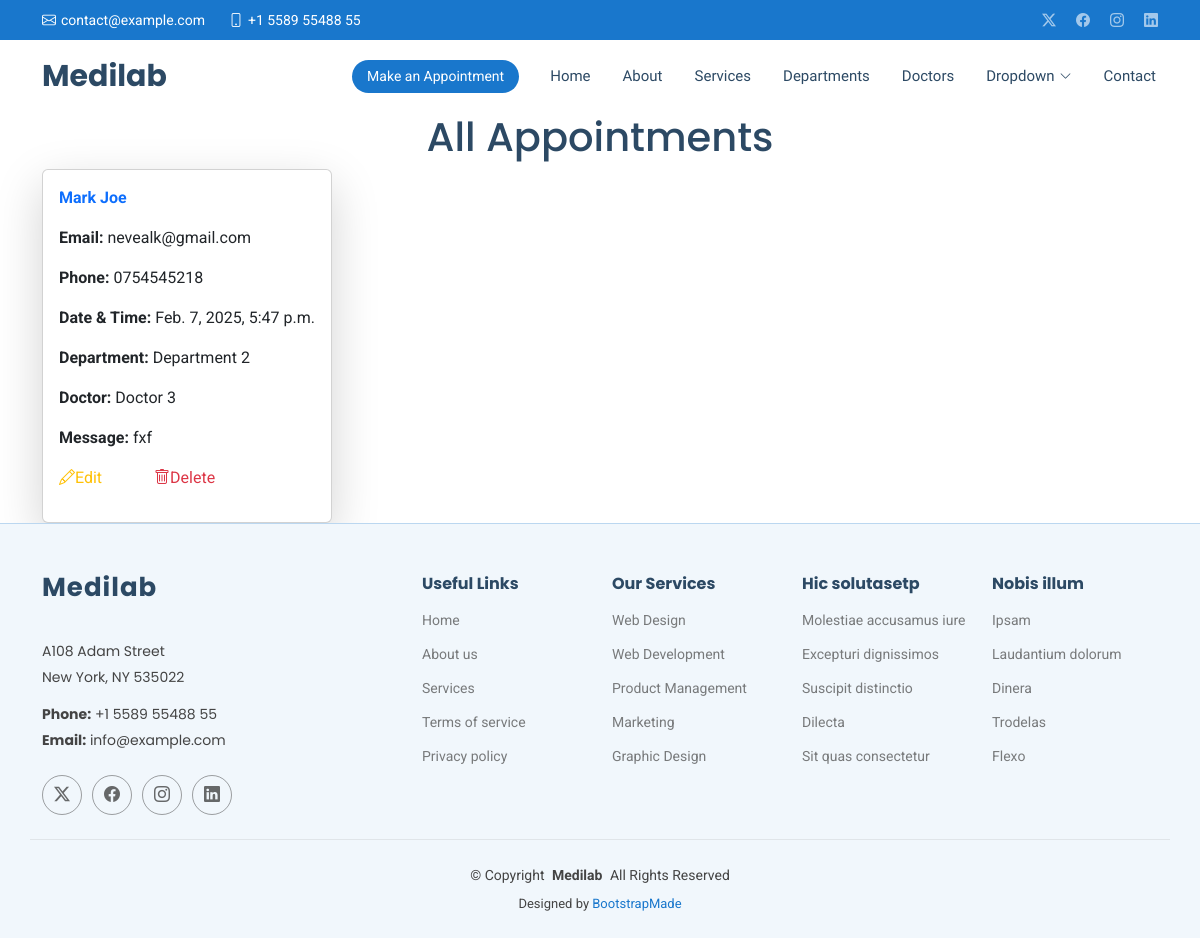
Before: /show/ with the older database file.
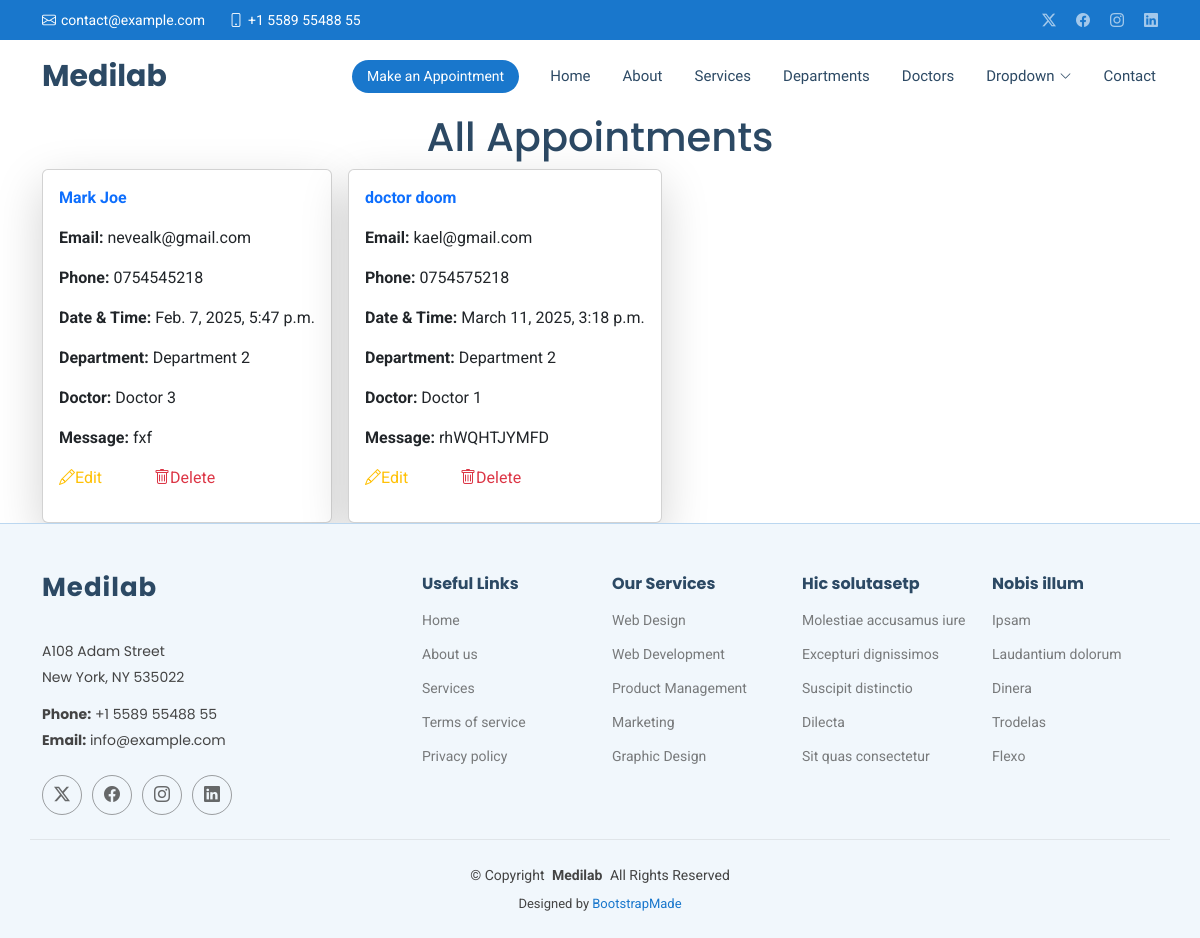
After: the same page with the newer database file.
### Hospitalapp/models.py (models this page shows, shortened)
class Appointment(models.Model):
    name = models.CharField(max_length=50)
    email = models.EmailField()
    phone = models.CharField(max_length=15)
    date = models.DateTimeField()
    department = models.CharField(max_length=50)
    doctor = models.CharField(max_length=50)
    message = models.TextField()

### Hospitalapp/views.py (the view)
# urls.py: path('show/', views.show, name='show'),
def show(request):
    all = Appointment.objects.all()
    return render(request, 'show.html', {"all": all})

### Templates/show.html (shortened to what this page needs)
{% extends 'starter-page.html' %}
{% load static %}
 {% block content %}
     <h1 class="text-center ">All Appointments</h1>
   <div class="d-flex flex-wrap gap-3 container">
    {% for x in all %}
        <div class="card w-30 p-3 shadow-lg ">
        <p class ="text-primary fw-bold">{{ x.name }}</p>
        <p> <strong>Email:</strong> {{ x.email }}</p>
        <p> <strong>Phone:</strong> {{ x.phone }}</p>
        <p> <strong>Date & Time:</strong> {{ x.date }}</p>
        <p> <strong>Department:</strong> {{ x.department }}</p>
        <p> <strong>Doctor:</strong> {{ x.doctor }}</p>
        <p> <strong>Message:</strong> {{ x.message }}</p>
        <p>
            <a href="{% url 'edit' x.id %}" class="text-warning me-5">
                <i class="bi bi-pencil "></i>Edit
            </a>
            <a href="/delete/{{ x.id }}" class="text-danger">
                <i class="bi bi-trash"></i>Delete
            </a>
        </p>
        </div>
    {% endfor %}
   </div>
{% endblock %}

Changed rows visible on the page:
added Appointment: name "doctor doom", email "kael@gmail.com", phone "0754575218", date "March 11, 2025, 3:18 p.m.", department "Department 2", doctor "Doctor 1", message "rhWQHTJYMFD"
